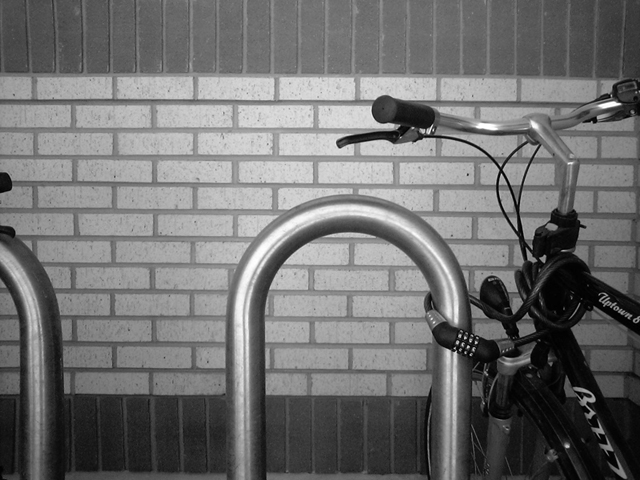
//> input picture images/bike.jpg, 640 x 480 px
$ ./sobel images/bike.jpg   (built with g++ and OpenCV 4)
//> lines starting //> are read from the running program, lines starting //| are printed output that depends on the picture; after the words box and inside, x2 and y2 are one past the last pixel; in counts of white or black regions, pixels touching at a corner belong together
//> further down, image is the input picture: 480 rows x 640 cols, CV_8UC3; min 0, max 255, mean 112.2
#include <stdio.h>
#include <opencv2/opencv.hpp>
#include <opencv2/core/core.hpp>
#include <opencv2/highgui/highgui.hpp>
#include <opencv2/imgproc/imgproc.hpp>
#include <math.h>

using namespace cv;

void sobel(Mat img, Mat &dx, Mat &dy, Mat &mag, Mat &dist)
{
	float acc_dx = 0, acc_dy = 0;  				//accumulators
	float k1 [] = {-1,-2,-1,0,0,0,1,2,1}; 		//sobel kernal dx
	float k2 [] = {-1,0,1,-2,0,2,-1,0,1};		//sobel kernal dy

	for(int i=0; i<img.rows; i++) {
		for(int j=0; j<img.cols; j++) {
			acc_dx = acc_dy = 0;

			//apply kernel/mask
			for (int nn=-1; nn<2; nn++) {
				for (int mm = -1; mm < 2; mm++) {
					if (i + nn > 0 && i + nn < img.rows && j + mm > 0 && j + mm < img.cols) {
						acc_dx += (float)img.at<uchar>(i+nn,j+mm) * k1[((mm+1)*3) + nn + 1];
						acc_dy += (float)img.at<uchar>(i+nn,j+mm) * k2[((mm+1)*3) + nn + 1];
					}
				}
			}
			//write final values
			dx.at<float>(i,j) = acc_dx;
			dy.at<float>(i,j) = acc_dy;
			mag.at<float>(i,j) = (sqrtf(acc_dy*acc_dy + acc_dx*acc_dx));// > 150 ? 255 : 0;
			dist.at<float>(i,j) = atan2f(acc_dy,acc_dx);
			// printf("dist : %f \n", dist.at<float>(i,j) / 3.14159265f * 180 );
		}
	}
//> this loop made 480 passes
//> (acc_dx, acc_dy) on passes 1 to 3: (-67, 191), (-206, 204), (-283, 11)
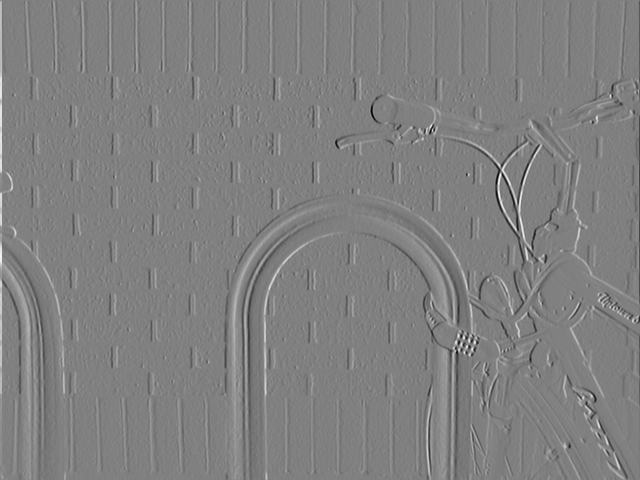
//> dx: 480 rows x 640 cols, CV_32FC1; min -773, max 762, mean 0.3; drawn with min black and max white
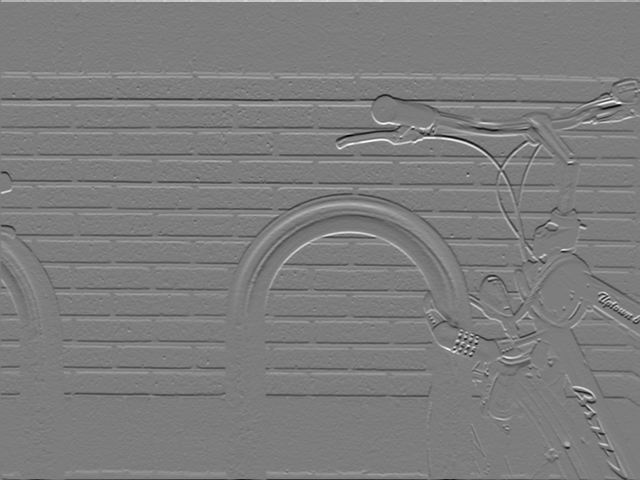
//> dy: 480 rows x 640 cols, CV_32FC1; min -747, max 773, mean 0.6; drawn with min black and max white
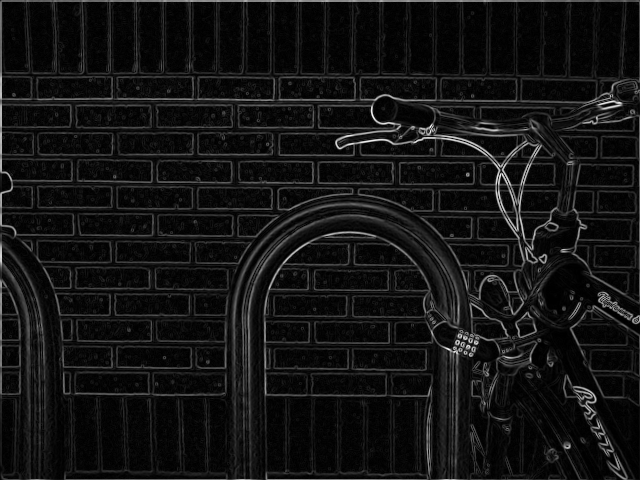
//> mag: 480 rows x 640 cols, CV_32FC1; min 0, max 824, mean 64.8; drawn with min black and max white
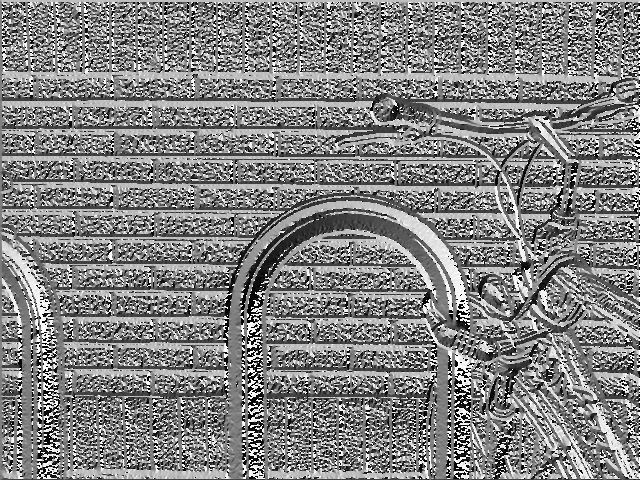
//> dist: 480 rows x 640 cols, CV_32FC1; min -3.14, max 3.14, mean 0.0707; drawn with min black and max white
//> after the loop, acc_dx = -22; acc_dy = -28
}


void inc_if_inside(double *** h_space, int x, int y, int height, int width, int r )
{
	if (x>0 && x<width && y> 0 && y<height)
		h_space[y][x][r]++;
}


void local_maxima3(double ***h_space, int y, int x, int r, int height, int width, int depth, double *max) {
    int search_r = 3; // 3x3x3 cube

    for (int i = -search_r; i <= search_r; i++) {
        if (y+i < 0 || y+i >= height) {
            continue;
        }
        for (int j = -search_r; j <= search_r; j++) {
            if (x+j < 0 || x+j >= width) {
                continue;
            }
            for (int k = -search_r; k <= search_r; k++) {
                if (r+k < 0 || r+k >= depth) {
                    continue;
                }
                double current = h_space[y+i][x+j][r+k];
                if (*max < current) {
                    *max = current;
                }
            }
        }
    }
}


int hough_transform(Mat img_data, Mat &h_acc, Mat dist)
{

  // [6 lines of commented-out code are left out]

  double center_x = img_data.cols/2;
//> center_x = 320
  double center_y = img_data.rows/2;
//> center_y = 240
  double DEG2RAD = 3.14159265f / 180;
  int max_rad = round(((img_data.cols>img_data.rows) ? img_data.rows : img_data.cols) / 6) ; //maximium radius
//> max_rad = 80


  int HEIGHT = img_data.rows;
//> HEIGHT = 480
  int WIDTH = img_data.cols;
//> WIDTH = 640
  int DEPTH = max_rad;
//> DEPTH = 80

  double ***h_space;

  // Allocate memory
  h_space = new double**[HEIGHT];
  for (int i = 0; i < HEIGHT; ++i) {
    h_space[i] = new double*[WIDTH];

    for (int j = 0; j < WIDTH; ++j)
      h_space[i][j] = new double[DEPTH];
  }


  for(int y=0;y<img_data.rows;y++)
  {
       for(int x=0;x<img_data.cols;x++)
       {
       	// printf("data point : %f\n", img_data.at<float>(y,x));
            if( (float) img_data.at<float>(y,x) > 250.0 )  //threshold image
            {
            	for (int r=0; r<max_rad; r++)
            	{

            		int x0 = round(x + r * cos(dist.at<float>(y,x)) );
            		int x1 = round(x - r * cos(dist.at<float>(y,x)) );
            		int y0 = round(y + r * sin(dist.at<float>(y,x)) );
            		int y1 = round(y - r * sin(dist.at<float>(y,x)) );


                    inc_if_inside(h_space,x0,y0,HEIGHT, WIDTH, r);
                    inc_if_inside(h_space,x0,y1,HEIGHT, WIDTH, r);
                    inc_if_inside(h_space,x1,y0,HEIGHT, WIDTH, r);
            		inc_if_inside(h_space,x1,y1,HEIGHT, WIDTH, r);
            	}
            }
       }
  }


	//sum up all r to make a 2d mat of hough space to draw.
	for(int y=0;y<img_data.rows;y++)
	{
		int sum_r = 0;
		for(int x=0;x<img_data.cols;x++)
		{
			sum_r = 0;
			for (int r=0; r<max_rad; r++)
			{
				sum_r += h_space[y][x][r];
			}

			h_acc.at<float>(y,x) = sum_r > 100 ? 255 : 0;;
			// printf("sum_r: %d \n", sum_r);
			// printf("x %d, y %d, sum: %d \n",x,y, sum_r);
		}
	}
//> this loop made 480 passes
//> sum_r on passes 1 to 3: 0, 4, 4
//> h_acc: 480 rows x 640 cols, CV_32FC1; every value is 0

    for(int y=0;y<img_data.rows;y++)
    {
        int sum_r = 0;
        for(int x=0;x<img_data.cols;x++)
        {
            sum_r = 0;
            for (int r=0; r<max_rad; r++)
            {
                double current = h_space[y][x][r];
                double max = current;
                local_maxima3(h_space,y,x,r,HEIGHT,WIDTH,DEPTH,&max);
                //printf("current: %f, max: %f\n",current,max);
                if (max > current) {
                    // not local maxima
                    continue;
                }
                sum_r = 101;//h_space[y][x][r];
            }

            h_acc.at<float>(y,x) = sum_r > 100 ? 255 : 0;;
            // printf("sum_r: %d \n", sum_r);
            // printf("x %d, y %d, sum: %d \n",x,y, sum_r);
        }
    }
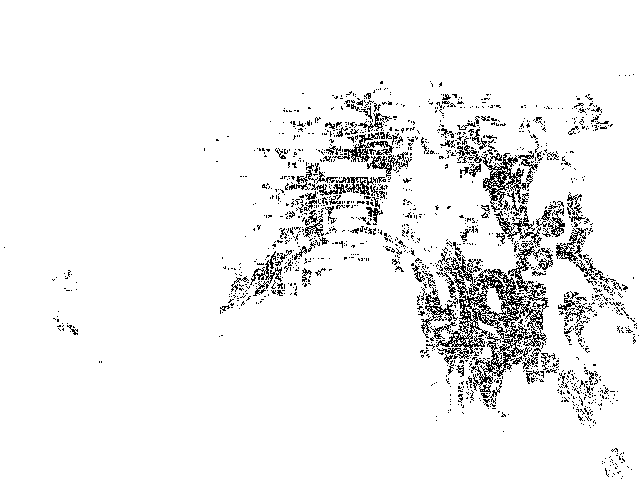
//> h_acc: 480 rows x 640 cols, CV_32FC1; 93.9% white; black in thin lines or dots, all inside (x1, y1, x2, y2) = (4, 74, 639, 479)


  return 0;
}


int main( int argc, char** argv )
{

	char* imageName = argv[1];

	Mat image, img_grey;			//input mat
	Mat dx,dy,mag,dist;
	Mat dx_out, dy_out, dis_out;	//final output mat
	Mat h_acc, h_out;				//hough space matricies

	image = imread( imageName, 1);
	cvtColor( image, img_grey, COLOR_BGR2GRAY );

	dx.create(img_grey.rows, img_grey.cols, CV_32FC1);
	dy.create(img_grey.rows, img_grey.cols, CV_32FC1);
	mag.create(img_grey.rows, img_grey.cols, CV_32FC1);
	dist.create(img_grey.rows, img_grey.cols, CV_32FC1);

	sobel(img_grey, dx, dy, mag, dist);

	//normalize arrays with max and min values of 255 and 0
	normalize(dx, dx_out, 0, 255, NORM_MINMAX, -1, Mat());
	normalize(dy, dy_out, 0, 255, NORM_MINMAX, -1, Mat());
	normalize(dist, dis_out, 0, 255, NORM_MINMAX, -1, Mat());

	// double h_space_h = sqrt(2.0) * (double) (mag.rows>mag.cols ? mag.rows : mag.cols); //-r -> +r
	// double h_space_w = 180;

	h_acc.create(mag.rows, mag.cols, CV_32FC1);
	// threshold(h_acc,h_out,0,255,THRESH_TOZERO);
	// threshold(h_out,h_acc,0,255,THRESH_TOZERO);


	hough_transform(mag, h_acc, dist);

	// normalize(h_acc, h_out, 0, 255, NORM_MINMAX, -1, Mat());
	// threshold(h_acc,h_out, 200,255,THRESH_TOZERO);

	//save images
	imwrite( "dx.jpg", dx_out );
	imwrite( "dy.jpg", dy_out );
	imwrite( "mag.jpg", mag );
	imwrite( "dist.jpg", dis_out );

	imwrite( "h_space.jpg", h_acc);
	 return 0;
}


//to install the missing opencl module
//sudo apt-get install ocl-icd-opencl-dev
